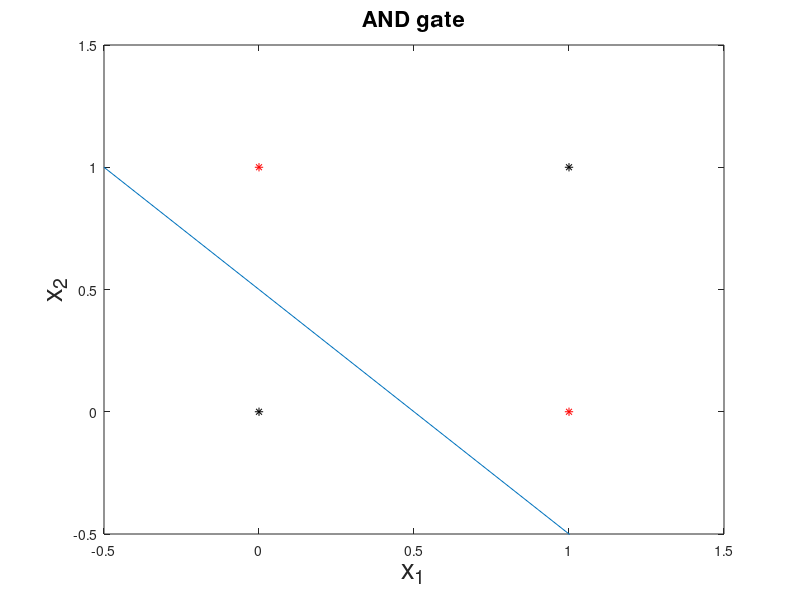

This figure's MATLAB source:
% solve AND gate sorting problem using single layer perceptron


p =[1 0 0  
   1 0 1	 
   1 1 0 	 
   1 1 1]; 
 
%d =[0 0 0 1];	% output for AND gate
d =[0 1 1 1];	% output for OR gate
%d =[0 1 1 0];   % output for XOR gate
w =[0 0 0];		 
eta = 1;		  
update = 1;		
				 
 
for t = 1:10000					  
   for i=1:4					 
      y = p(i,:)*w'; 			
      if y >= 0 & d(i)== 0 	 
         w = w - eta*p(i,:);	 
      elseif y<=0 & d(i) ==1	 
         w = w + eta*p(i,:);	
      end 
   end 				
end
 

figure(1)
x1 = -.5:.1:1.5;
x2 = (-w(2)/w(3))*x1 - w(1)/w(3);
plot(x1, x2)
hold on
plot( p(1,2), p(1,3), 'k*');
hold on
plot( p(2,2), p(2,3), 'r*');
plot( p(3,2), p(3,3), 'r*');
plot( p(4,2), p(4,3), 'k*');
xlim([-.5, 1.5]);
ylim([-.5, 1.5]);
xlabel('x_1','FontSize', 20);
ylabel('x_2','FontSize', 20);
title('AND gate','FontSize', 16);